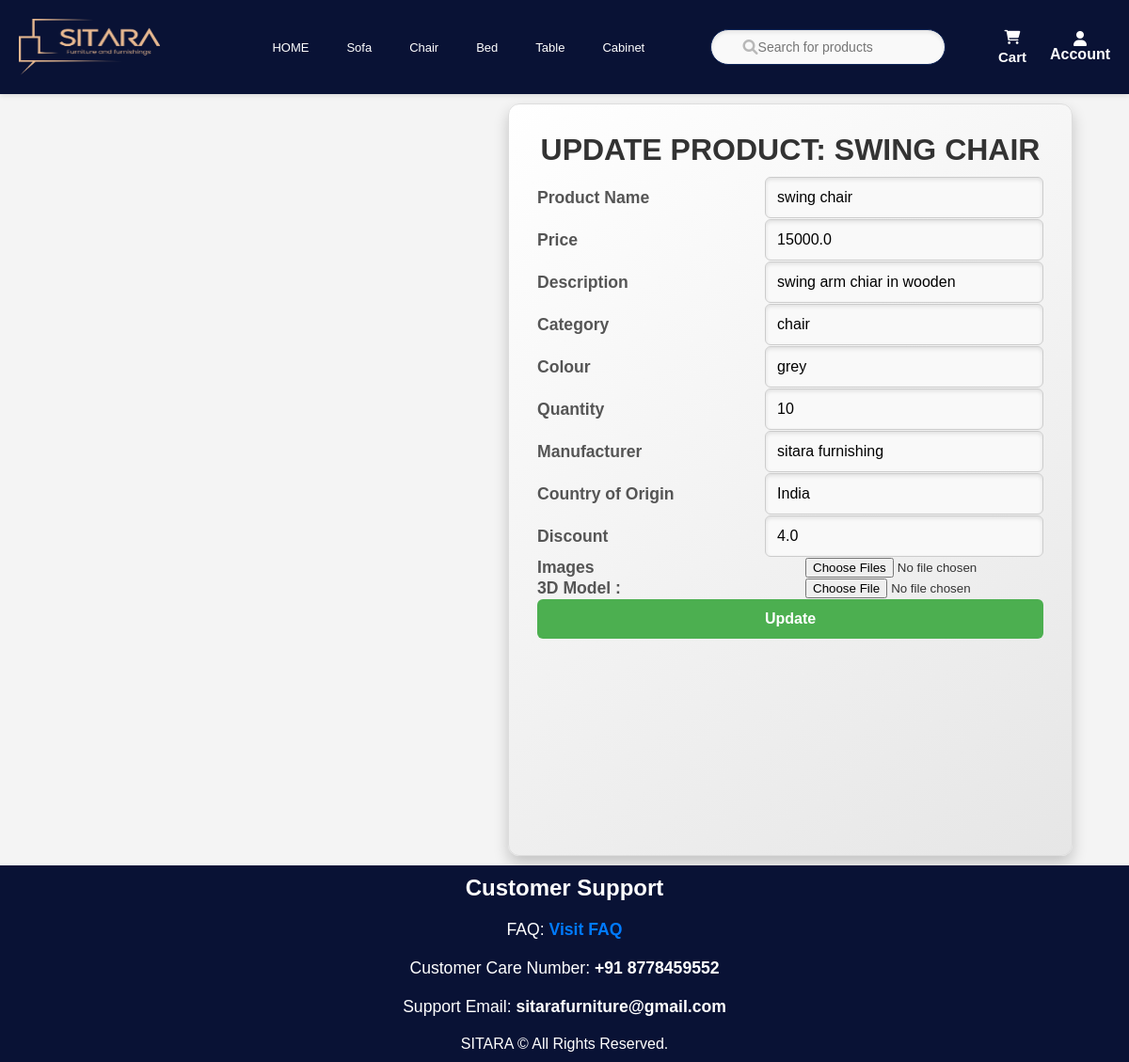
Screenshot of /admin/update_product/45 (signed in) with the database file from the repository.
### app/models.py (models this page shows, shortened)
class Product(db.Model):
    __tablename__ = "product"
    id = db.Column(db.Integer, primary_key=True)
    name = db.Column(db.String(100), nullable=False)
    price = db.Column(db.Float, nullable=False)
    description = db.Column(db.String(255), nullable=False)
    category = db.Column(db.String(100), nullable=False)
    quantity = db.Column(db.Integer, nullable=False)
    manufacturer = db.Column(db.String(100), nullable=True)
    country_of_origin = db.Column(db.String(50), nullable=True)
    avg_rating = db.Column(db.Float, nullable=True)
    discount = db.Column(db.Float, default=0.0, nullable=True)
    colour = db.Column(db.String(20), nullable=True)
    images = db.relationship("ProductImage", backref="product", lazy=True)
    model_file = db.Column(db.String(255), nullable=True)
    ratings = relationship("Rating", back_populates="product")

### app/admin.py (the view, shortened to what this page needs)
@admin.route('/update_product/<int:id>', methods=['GET', 'POST'])
@restrict_to_admin()
def update_product(id):
    product = Product.query.get_or_404(id)
    form = ProductForm()
    form.name.data = product.name
    form.price.data = product.price
    form.description.data = product.description
    form.category.data = product.category
    form.quantity.data = product.quantity
    form.colour.data = product.colour
    form.manufacturer.data = product.manufacturer
    form.country_of_origin.data = product.country_of_origin
    form.discount.data = product.discount
    return render_template('update_product.html', form=form, product=product)

### app/forms.py
class ProductForm(FlaskForm):
    name = StringField('Name', validators=[DataRequired()])
    price = FloatField('Price', validators=[DataRequired()])
    description = StringField('Description', validators=[Optional()])
    category = StringField('Category', validators=[DataRequired()])
    colour = StringField('Colour', validators=[Optional()])  # New colour field
    quantity = IntegerField('Quantity', validators=[DataRequired()])
    manufacturer = StringField('Manufacturer', validators=[Optional()])
    country_of_origin = StringField('Country of Origin', validators=[Optional()])
    discount = FloatField('Discount', validators=[Optional()])
    images = MultipleFileField('Product Images', validators=[
        FileAllowed(['jpg', 'png', 'jpeg'], 'Images only!')
    ])
    model = FileField('3D Model ', validators=[FileAllowed(['glb'])])
    submit = SubmitField('Add Product')

### app/utils.py (called while the page is built)
def restrict_to_admin():
    def decorator(f):
        @wraps(f)
        @login_required
        def decorated_function(*args, **kwargs):
            if current_user.role != "admin":
                flash("Access denied! Admins only.", "danger")
                return redirect(url_for("main.home"))
            return f(*args, **kwargs)
        return decorated_function
    return decorator

### app/templates/update_product.html (shortened to what this page needs)
<head>
    <link rel="stylesheet" href="{{ url_for('static', filename='register.css') }}">
  </head>
  {% extends "home.html" %}
  {% block content %}
<div class="form-container">
    <h2>Update Product: {{ product.name }}</h2>
    <form method="POST" enctype="multipart/form-data">
        <div class="form-group">
            <label for="name">Product Name</label>
            {{ form.name(class="form-control") }}
        </div>
        <div class="form-group">
            <label for="price">Price</label>
            {{ form.price(class="form-control") }}
        </div>
        <div class="form-group">
            <label for="description">Description</label>
            {{ form.description(class="form-control") }}
        </div>
        <div class="form-group">
            <label for="category">Category</label>
            {{ form.category(class="form-control") }}
        </div>
        <div class="form-group">
            <label for="colour">Colour</label>
            {{ form.colour(class="form-control") }}
        </div>
        <div class="form-group">
            <label for="quantity">Quantity</label>
            {{ form.quantity(class="form-control") }}
        </div>
        <div class="form-group">
            <label for="manufacturer">Manufacturer</label>
            {{ form.manufacturer(class="form-control") }}
        </div>
        <div class="form-group">
            <label for="country_of_origin">Country of Origin</label>
            {{ form.country_of_origin(class="form-control") }}
        </div>
        <div class="form-group">
            <label for="discount">Discount</label>
            {{ form.discount(class="form-control") }}
        </div>
        <div class="form-group">
            <label for="images">Images</label>
            {{ form.images(class="form-control", multiple=True) }}
        </div>
        <div class="form-group">
    <label for="model">3D Model :</label>
    {{ form.model(class="form-control") }}
</div>
        <button type="submit" class="btn btn-primary">Update</button>
    </form>
</div>
{% endblock %}

### app/static/register.css (style rules this page uses)
body { background: url("../static/videos/register.jpg") no-repeat center center; background-size: 100% 105%; background-attachment: fixed; font-family: Arial, sans-serif; margin: 0; padding: 0; display: flex; flex-direction: column; min-height: 100vh; }
.form-container { width: 600px; background: linear-gradient(145deg, #ffffff, #e6e6e6); padding: 30px; border-radius: 12px; box-shadow: 0 8px 16px rgba(0, 0, 0, 0.2); border: 1px solid #ddd; margin-left: auto; margin-right: 50px; }
.form-container h2 { text-align: center; font-size: 2rem; color: #333; margin-bottom: 10px; text-transform: uppercase; }
.form-container form { display: flex; flex-direction: column; }
.form-container .form-group { display: flex; justify-content: space-between; align-items: center; margin-bottom: 1px; }
.form-container label { font-size: 1.1rem; color: #555; font-weight: bold; width: 40%; }
input[type="text"], input[type="email"], input[type="password"], input[type="date"], input[type="tel"], textarea, select, input[type="number"], input[type="range"] { width: 55%; padding: 12px; border-radius: 6px; border: 1px solid #ccc; font-size: 1rem; background-color: #f9f9f9; box-shadow: inset 0 2px 4px rgba(0, 0, 0, 0.1); }
button { padding: 12px 20px; font-size: 1rem; font-weight: bold; border: none; border-radius: 6px; cursor: pointer; transition: all 0.3s ease-in-out; }
button[type="submit"] { background-color: #4CAF50; color: white; }

### app/static/home.css (style rules this page uses)
* { margin: 0; padding-top: 0; box-sizing: border-box; }
body { margin: 0; padding: 0; background-color: #f4f4f4; color: #333; */ }

### app/templates/update_product.html (style rules this page uses)
.form-container { width: 600px; height: 800px; background: linear-gradient(145deg, #ffffff, #e6e6e6); padding: 30px; border-radius: 12px; box-shadow: 0 8px 16px rgba(0, 0, 0, 0.2); border: 1px solid #ddd; }

### rows the page displays
Product: name "SWING CHAIR", name "swing chair", price "15000.0", description "swing arm chiar in wooden", category "chair", colour "grey", quantity "10", manufacturer "sitara furnishing", country_of_origin "India", discount "4.0"
